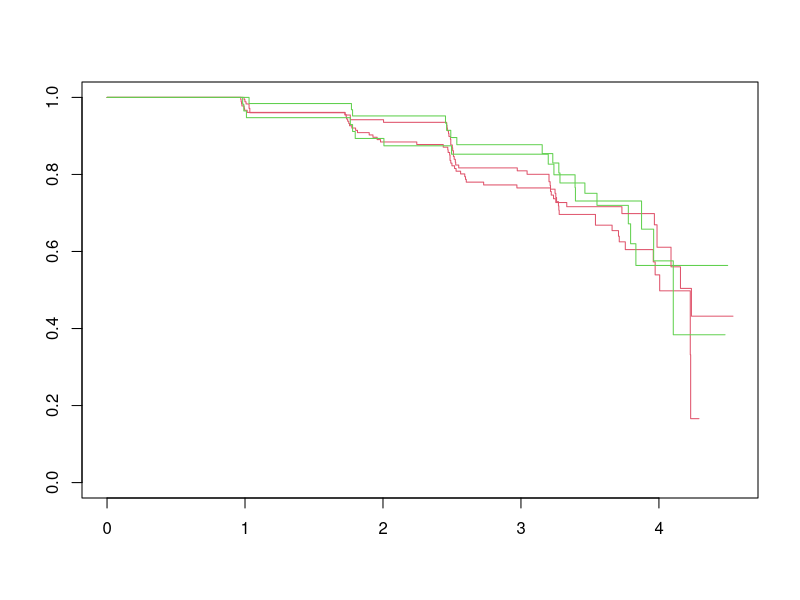
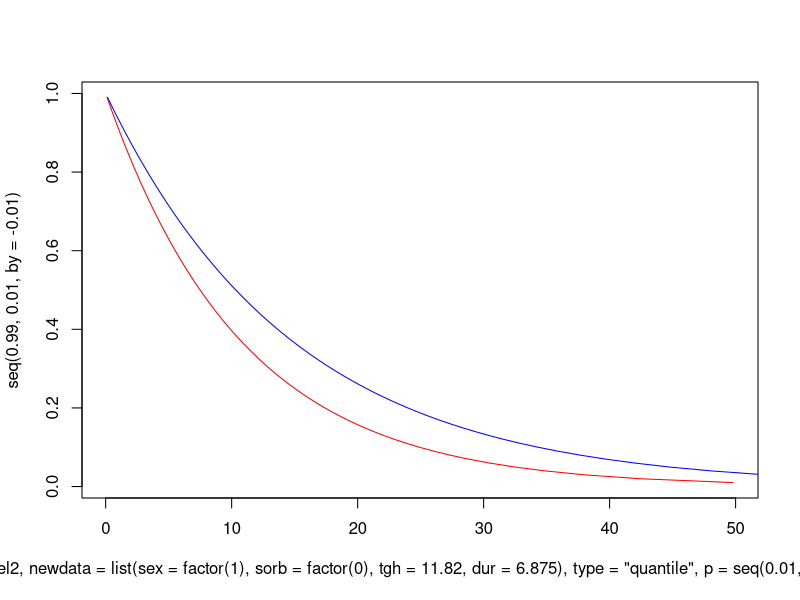
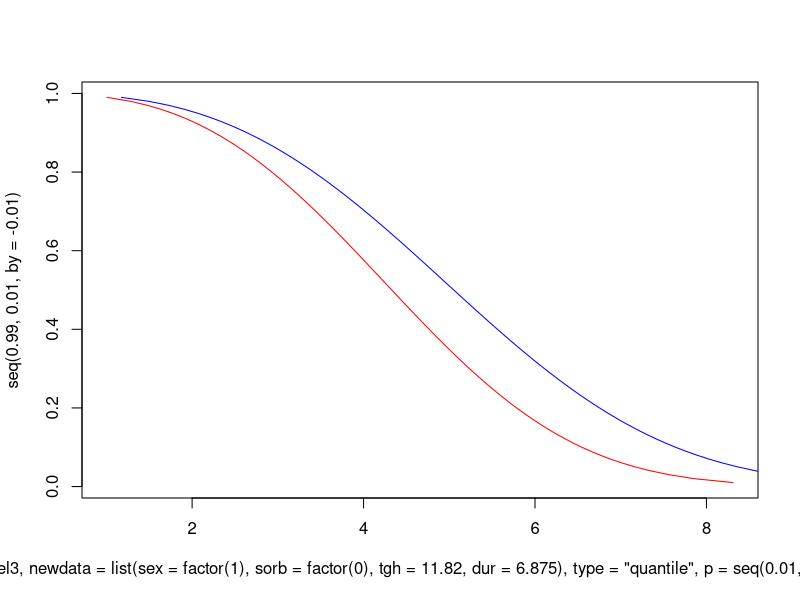
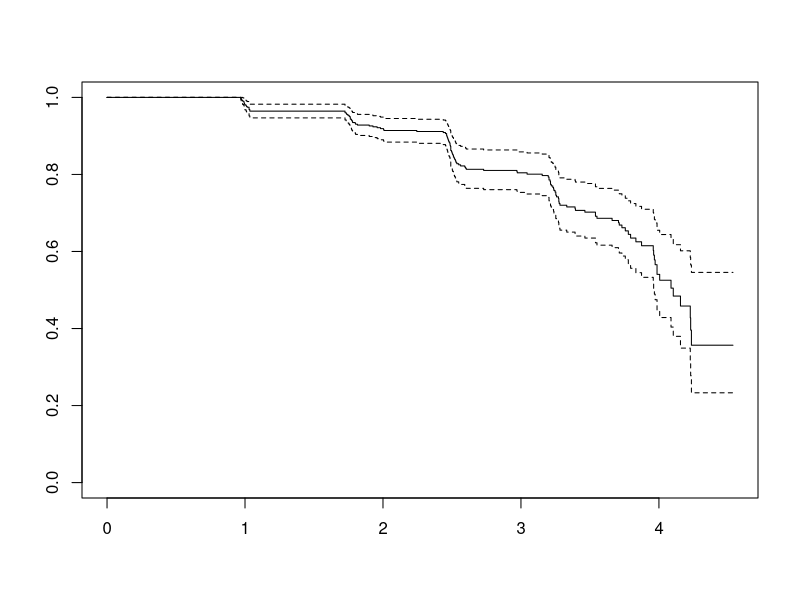

These charts were generated, in order, by the following R code:
srt <- read.csv("srt.csv")

#Part 1: Log-Rank Tests
srt$sex = factor(srt$sex)
srt$sorb = factor(srt$sorb)
#Summarize by treatment group
summary(srt[srt$sorb==0,])
summary(srt[srt$sorb==1,])

#Set up survival analysis
library(survival)
survobj = Surv(srt$fup,srt$status)
model1 = survfit(survobj~sorb+sex,data=srt)

#Plot Kaplan-Meier estimate and test using Log-Rank test
plot(model1,col=c(2,3)) #I would suggest you add a legend, title, axes etc.

survdiff(survobj~sorb+sex,data=srt)

#Part 2: Parametric models
model2 = survreg(survobj ~ sorb+tgh+dur+sex, dist="exponential", data=srt)
#Plot curves for male and female separately, 
# evaluate other covariates at mean (for continuous covariates) or mode (for categorical covariates)
#You can also get estimates for parameters from the model, 
# and plot with "curve()"
plot(predict(model2, newdata=list(sex=factor(1), sorb=factor(0), tgh=11.82, dur=6.875),
             type="quantile",p=seq(.01,.99,by=.01)),seq(.99,.01,by=-.01),col="red", type = 'l')
lines(predict(model2, newdata=list(sex=factor(2), sorb=factor(0), tgh=11.82, dur=6.875),
              type="quantile",p=seq(.01,.99,by=.01)),seq(.99,.01,by=-.01),col="blue")

model3 = survreg(survobj ~ sorb+tgh+dur+sex, dist="weibull", data=srt)
plot(predict(model3, newdata=list(sex=factor(1), sorb=factor(0), tgh=11.82, dur=6.875),type="quantile",p=seq(.01,.99,by=.01)),seq(.99,.01,by=-.01),col="red", type = 'l')
lines(predict(model3, newdata=list(sex=factor(2), sorb=factor(0), tgh=11.82, dur=6.875),type="quantile",p=seq(.01,.99,by=.01)),seq(.99,.01,by=-.01),col="blue")


#Part 3: Cox Proportional Hazards Models
model4 = coxph(survobj~sorb+tgh+dur+sex,data=srt)
plot(survfit(model4))
